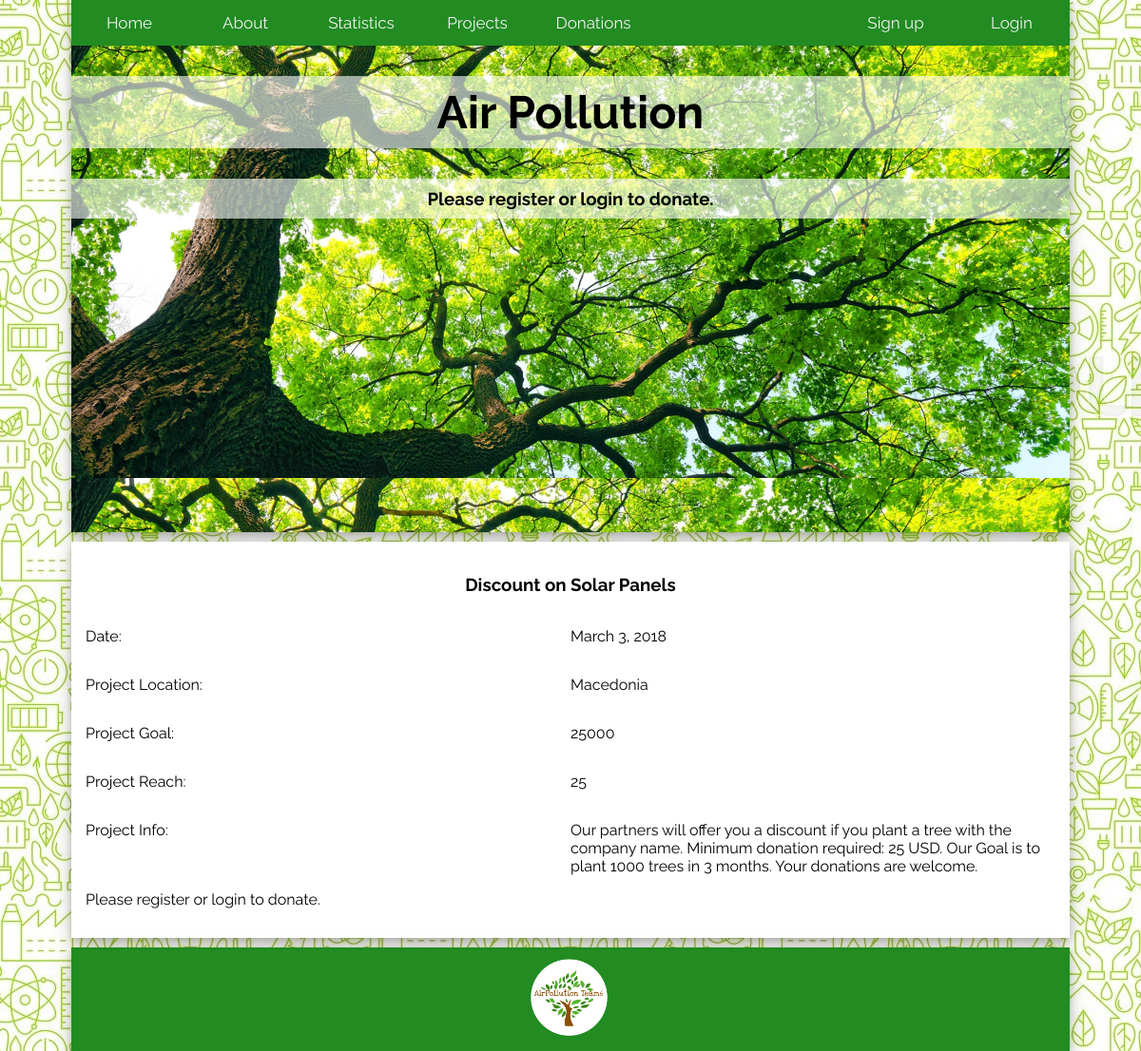
The app's page /projects/2/ with its own data.
### projects/models.py (models this page shows, shortened)
class Project(models.Model):
    project_id = models.AutoField(primary_key=True)
    project_Name = models.CharField(max_length=200)
    project_Location = models.CharField(max_length=100)
    project_Info = models.TextField(max_length=1000)
    project_Goal = models.BigIntegerField()
    project_Reach = models.BigIntegerField()
    project_Date = models.DateField()

### projects/views.py (the view)
# urls.py: url(r'^(?P<project_id>[0-9]+)/$', projects_views.project, name='project_list'),
def project(request, project_id):
    if request.method == 'POST':
        form = NewDonationForm(request.POST)
        if form.is_valid():
            donated = form.cleaned_data.get('amount_to_Donate')
            update_info = Project.objects.get(pk=project_id)
            update_info.project_Reach = update_info.project_Reach + donated
            update_info.save()
            current_user = request.user.id
            update_donation = Donation(user_Id = current_user, project_Id = project_id, donated = donated)
            update_donation.save()
            return redirect('thankyou')
    else:
        form = NewDonationForm()
        project_list = Project.objects.get(pk=project_id)
        template = loader.get_template('project_info.html')
        context = {
            'project_list': project_list,
        }
    return render(request, 'project_info.html', {'project_list': project_list, 'form': form})

### templates/project_info.html
{% extends 'base.html' %}
{% block content %}
  <div>
    {% if project_list %}
        <h3>{{ project_list.project_Name }}</h3>
        <div style="">
            <p style="float:left; width: 50%; border-color: green;">Date:</p>
            <p style="float:left; width: 50%; border-color: green;">{{ project_list.project_Date }}</p>
        </div>
        <div style="">
            <p style="float:left; width: 50%; border-color: green;">Project Location:</p>
            <p style="float:left; width: 50%;border-color: green;">{{ project_list.project_Location }}</p>
        </div>
        <div style="">
            <p style="float:left; width: 50%; border-color: green;">Project Goal:</p>
            <p style="float:left; width: 50%; border-color: green;">{{ project_list.project_Goal }}</p>
        </div>
        <div style="">
            <p style="float:left; width: 50%; border-color: green;">Project Reach:</p>
            <p style="float:left; width: 50%;border-color: green;">{{ project_list.project_Reach }}</p>
        </div>
        <div style="">
            <p style="float:left; width: 50%;border-color: green;">Project Info:</p>
            <p style="float:left; width: 50%; border-color: green;">{{ project_list.project_Info }}</p>
        </div>
        {% if user.is_authenticated %}
        {% if project_list.project_Reach < project_list.project_Goal %}
        <center><form method="post" style="margin: 10px;">
        {% csrf_token %}
        {{ form }}
        <input type="submit" value="Donate" />
        </form></center>
        {% else %}
        <p>Project Goal is Reached. Thank you.</p>
        {% endif %}
        {% else %}
        <p>Please register or login to donate.</p>
        {% endif %}
    {% else %}
        <p>No projects are available.</p>
    {% endif %}
  </div>
{% endblock %}

### static/css/style.css (style rules this page uses)
@media screen and (min-width: 961px) { body { width: 90%; padding: 0px 15px 0px 15px; overflow:auto; height:100%; } }
* { font-family: 'Raleway', sans-serif; box-sizing: border-box; }
h3 { text-align: center; }
html { height: 100%; }
body { background-image: url("/static/images/background.jpg"); overflow-y:scroll; background-color: #98FB98; margin: auto; }

### records on screen
Project: project_Name "Discount on Solar Panels", project_Date "March 3, 2018", project_Location "Macedonia", project_Goal "25000", project_Reach "25", project_Info "Our partners will offer you a discount if you plant a tree with the company name. Minimum donation required: 25 USD. Our Goal is to plant 1000 trees in 3 months. Your donations are welcome."
